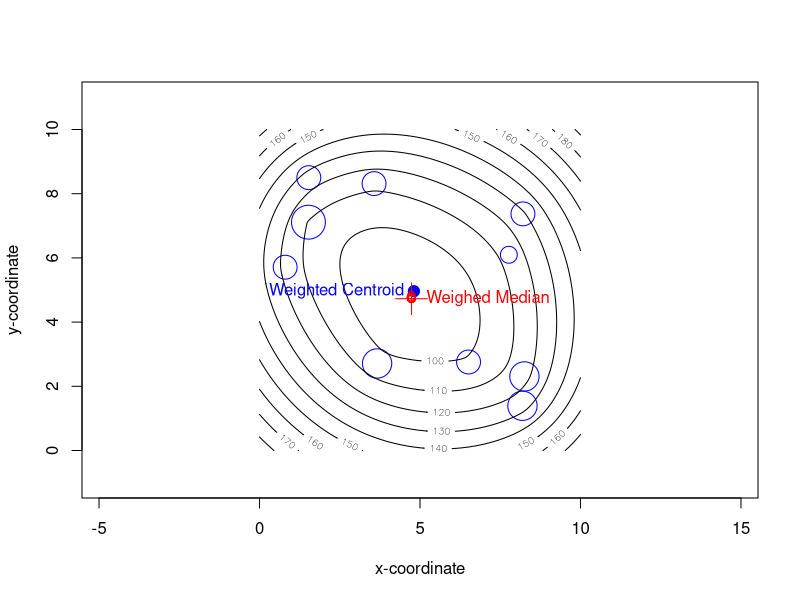

This chart was generated by the following R code:
##########################################################
## Sample code to calculate a Weighted Euclidian Median ##
## see Burt, Barber& Rigby: Appendix 3B                 ##
## by Tiefelsdorf, 2014                                 ##
##########################################################

rm(list=ls())                       # Clean objects from workspace
#set.seed(pi*2)                      # Fixed random numbers
set.seed(NULL)                      # Pure random numbers

euclidMedian <- function(xy){
  ## Function that evaluates the cost at any point XY given
  ## the global vector argments: x, y, and w
  cost <- sum(w * sqrt( (x-xy[1])^2 + (y-xy[2])^2 ))
  return(cost)              
} #end::euclidMedian

## Set parameters
tol <- 0.0001
maxIter <- 80
nofPoints <- 10
##
## Generate random points in a 10x10 square
##
x <- runif(nofPoints,min=0,max=10)
y <- runif(nofPoints,min=0,max=10)

## Assign a random Poisson weight
w <- rpois(nofPoints,lambda=1)+1    # To avoid zeros a 1 is added

## Deterministic solution if one point hold > 50% of weights
#w[1] <- 20; x[1] <- 9; y[1] <- 9 

##
## Setup base plot
##
plot(x,y,xlim=c(-1,11), ylim=c(-1,11),             # set up coordinate system
    xlab = "x-coordinate", ylab = "y-coordinate",
    col = "blue", asp=1, cex = sqrt(w/pi)*4)       # circle size proportional to weight
## Population weighted arithmetic centroid (mean)
xWMean <- sum(w*x)/sum(w)
yWMean <- sum(w*y)/sum(w)

##
## Plot Cost Contours based on grid cells
##
xSeq <- seq(0, 10, by=0.1)         
ySeq <- seq(0, 10, by=0.1)
z <- matrix(NA,nrow=length(xSeq), ncol=length(ySeq))

for (i in 1:length(xSeq))
  for (j in 1:length(ySeq)) 
    z[i,j] <- euclidMedian(cbind(xSeq[i],ySeq[j]))         # evaluate cost at any grid cell

contour(xSeq, ySeq, z, add=T)

                                                           
points(xWMean,yWMean, col = "blue", cex=1.5, pch=19)            # add starting point to the plot
text(xWMean,yWMean," Weighted Centroid",col="blue",pos=2)

cat("\nPopulation Weighted Arithmetic Centroid:\n")
cat("xWMean = ",round(xWMean,3)," yWMean = ",round(yWMean,3),
    "Costs = ", sum(w*sqrt((x-xWMean)^2+(y-yWMean)^2)),"\n")
    
## Iteratively finding the median point
iIter <- 0
xOld <- xWMean
yOld <- yWMean
cat("\nIterations History:\n")

repeat{
    d <- sqrt((x-xOld)^2+(y-yOld)^2)                       # distance equation in step 1
    xNew <- sum(w*x/d)/sum(w/d)                            # update equation in step 2
    yNew <- sum(w*y/d)/sum(w/d)                             
    xyDiff <- sqrt((xNew-xOld)^2+(yNew-yOld)^2)            # calculate tolerance score
    xOld <- xNew
    yOld <- yNew
    iIter <- iIter + 1
    if (xyDiff < tol | iIter > maxIter) break
    Sys.sleep(0.5)                                         # Pause 0.5 sec
    points(xNew,yNew,col="red", cex=1)                     # plot updated point
    cat("i: ",iIter," x: ",round(xNew,3)," y: ",round(yNew,3),
        " Cost: ",sum(w*sqrt((x-xNew)^2+(y-yNew)^2)),"\n")
    } #end::repeat

points(xNew, yNew, col="red", cex=3, pch=3)                # plot final weighted median
text(xNew,yNew," Weighed Median",col="red",pos=4)

cat("\nFinal Iteration Results:\n")
cat("xMedian = ",round(xNew,3)," yMedian = ",round(yNew,3),
    "Min. Cost= ",sum(w*d),"\n")
